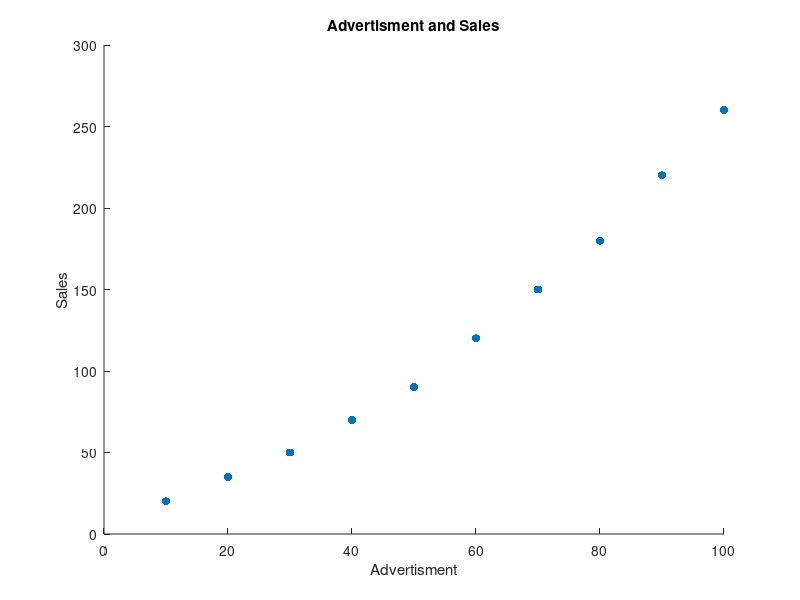

MATLAB code to generate this figure:

A=10:10:100;
B=[20 35 50 70 90 120 150 180 220 260]; figure; scatter (A, B, 'filled')
xlabel('Advertisment')
ylabel('Sales')
title('Advertisment and Sales')